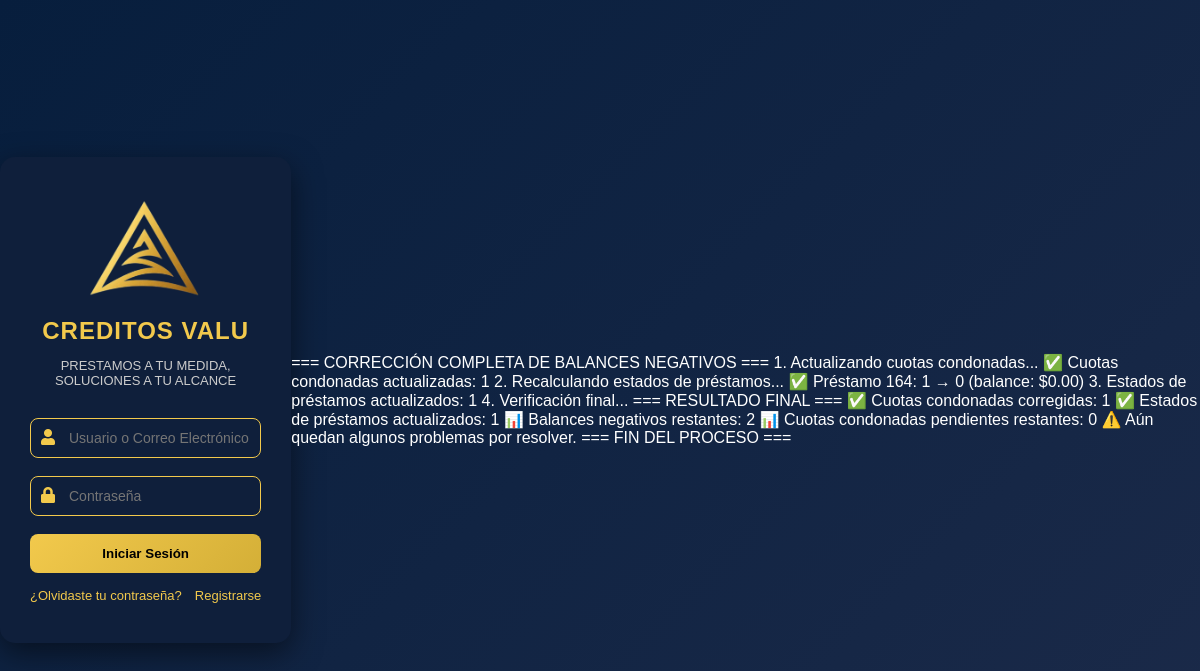
Page /fix_negative_balances.php on the committed database.
### tables this page shows
CREATE TABLE `loans` (
  `id` int(11) NOT NULL,
  `num_prestamo` int(11) NOT NULL DEFAULT 0,
  `customer_id` int(11) NOT NULL,
  `credit_amount` decimal(15,2) NOT NULL,
  `balance` decimal(15,2) DEFAULT 0.00,
  `interest_amount` decimal(15,2) NOT NULL,
  `num_fee` int(3) NOT NULL,
  `fee_amount` decimal(10,2) NOT NULL,
  `payment_m` varchar(15) NOT NULL,
  `amortization_type` enum('francesa','estaunidense','mixta') NOT NULL,
  `coin_id` int(11) NOT NULL,
  `date` date NOT NULL,
  `status` bit(1) NOT NULL DEFAULT b'1',
  `created_by` int(11) DEFAULT NULL,
  `assigned_user_id` int(11) DEFAULT NULL,
  `tipo_cliente` enum('normal','especial') DEFAULT 'normal',
  `payment_start_day` int(11) DEFAULT 1
);

### fix_negative_balances.php (the view, shortened to what this page needs)
<?php
$CI =& get_instance();
echo "1. Actualizando cuotas condonadas...\n";
$condoned_updated = $CI->db->affected_rows();
echo "   ✅ Cuotas condonadas actualizadas: {$condoned_updated}\n\n";
echo "2. Recalculando estados de préstamos...\n";
$query_loans = $CI->db->query("
    SELECT
        l.id,
        l.status as current_status,
        COALESCE(calc.total_expected, 0) as total_expected,
        COALESCE(calc.total_paid, 0) as total_paid,
        GREATEST(0, COALESCE(calc.total_expected, 0) - COALESCE(calc.total_paid, 0)) as correct_balance
    FROM loans l
    LEFT JOIN (
        SELECT
            li.loan_id,
            SUM(CASE WHEN li.extra_payment != 3 THEN COALESCE(li.fee_amount, 0) ELSE 0 END) AS total_expected,
            SUM(COALESCE(li.interest_paid, 0) + COALESCE(li.capital_paid, 0)) AS total_paid
        FROM loan_items li
        GROUP BY li.loan_id
    ) calc ON calc.loan_id = l.id
");
$loans = $query_loans->result();
$status_updated = 0;
foreach ($loans as $loan) {
    $new_status = ($loan->correct_balance <= 0.01) ? 0 : 1;
    if ($loan->current_status != $new_status) {
        $CI->db->where('id', $loan->id);
        $CI->db->update('loans', ['status' => $new_status]);
        $status_updated++;
        echo "   ✅ Préstamo {$loan->id}: {$loan->current_status} → {$new_status} (balance: $" . number_format($loan->correct_balance, 2) . ")\n";
    }
}
echo "\n3. Estados de préstamos actualizados: {$status_updated}\n\n";
echo "4. Verificación final...\n";
$query_check = $CI->db->query("
    SELECT COUNT(*) as negative_balances
    FROM loans l
    LEFT JOIN (
        SELECT
            li.loan_id,
            SUM(CASE WHEN li.extra_payment != 3 THEN COALESCE(li.fee_amount, 0) ELSE 0 END) AS total_expected,
            SUM(COALESCE(li.interest_paid, 0) + COALESCE(li.capital_paid, 0)) AS total_paid
        FROM loan_items li
        GROUP BY li.loan_id
    ) calc ON calc.loan_id = l.id
    WHERE (COALESCE(calc.total_expected, 0) - COALESCE(calc.total_paid, 0)) < 0
");
$negative_count = $query_check->row()->negative_balances ?? 0;
$query_condoned_check = $CI->db->query("
    SELECT COUNT(*) as condoned_pending
    FROM loan_items
    WHERE extra_payment = 3 AND status != 0
");
$condoned_pending = $query_condoned_check->row()->condoned_pending ?? 0;
echo "\n=== RESULTADO FINAL ===\n";
echo "✅ Cuotas condonadas corregidas: {$condoned_updated}\n";
echo "✅ Estados de préstamos actualizados: {$status_updated}\n";
echo "📊 Balances negativos restantes: {$negative_count}\n";
echo "📊 Cuotas condonadas pendientes restantes: {$condoned_pending}\n";
if ($negative_count == 0 && $condoned_pending == 0) {
    echo "\n🎉 ¡CORRECCIÓN COMPLETA! Todos los problemas han sido resueltos.\n";
} else {
    echo "\n⚠️  Aún quedan algunos problemas por resolver.\n";
}
echo "\n=== FIN DEL PROCESO ===\n";
?>

### application/views/_login_layout.php (style rules this page uses)
* { box-sizing: border-box; }
body { margin: 0; padding: 0; font-family: 'Nunito', sans-serif; background: linear-gradient(135deg, #071e3d, #1b2a49); color: #fff; display: flex; justify-content: center; align-items: center; height: 100vh; }

### rows in the picture
loans: id "164", status "1", new_status "0", correct_balance "0.00"

### other values in the picture
$condoned_updated "1"
$status_updated "1"
$negative_count "2"
$condoned_pending "0"
